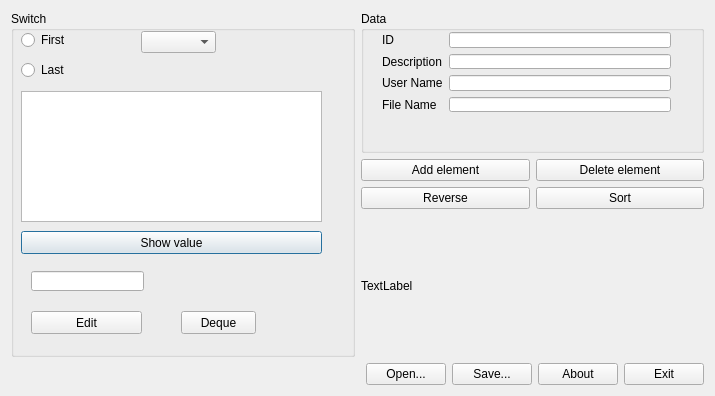
<?xml version="1.0" encoding="UTF-8"?>
<ui version="4.0">
 <class>Dialog</class>
 <widget class="QDialog" name="Dialog">
  <property name="geometry">
   <rect>
    <x>0</x>
    <y>0</y>
    <width>715</width>
    <height>396</height>
   </rect>
  </property>
  <property name="windowTitle">
   <string>Dialog</string>
  </property>
  <layout class="QVBoxLayout" name="verticalLayout_5">
   <item>
    <layout class="QHBoxLayout" name="horizontalLayout_4">
     <item>
      <widget class="QGroupBox" name="groupBox">
       <property name="title">
        <string>Switch</string>
       </property>
       <widget class="QRadioButton" name="First">
        <property name="geometry">
         <rect>
          <x>10</x>
          <y>20</y>
          <width>82</width>
          <height>18</height>
         </rect>
        </property>
        <property name="text">
         <string>First</string>
        </property>
       </widget>
       <widget class="QRadioButton" name="Last">
        <property name="geometry">
         <rect>
          <x>10</x>
          <y>50</y>
          <width>82</width>
          <height>18</height>
         </rect>
        </property>
        <property name="text">
         <string>Last</string>
        </property>
       </widget>
       <widget class="QTextBrowser" name="textBrowser">
        <property name="geometry">
         <rect>
          <x>10</x>
          <y>80</y>
          <width>301</width>
          <height>131</height>
         </rect>
        </property>
       </widget>
       <widget class="QPushButton" name="pushButton_5">
        <property name="geometry">
         <rect>
          <x>10</x>
          <y>220</y>
          <width>301</width>
          <height>23</height>
         </rect>
        </property>
        <property name="text">
         <string>Show value</string>
        </property>
       </widget>
       <widget class="QComboBox" name="comboBox">
        <property name="geometry">
         <rect>
          <x>130</x>
          <y>20</y>
          <width>75</width>
          <height>22</height>
         </rect>
        </property>
       </widget>
       <widget class="QLineEdit" name="lineEdit">
        <property name="geometry">
         <rect>
          <x>20</x>
          <y>260</y>
          <width>113</width>
          <height>20</height>
         </rect>
        </property>
       </widget>
       <widget class="QPushButton" name="pushButton_6">
        <property name="geometry">
         <rect>
          <x>20</x>
          <y>300</y>
          <width>111</width>
          <height>23</height>
         </rect>
        </property>
        <property name="text">
         <string>Edit</string>
        </property>
       </widget>
       <widget class="QPushButton" name="pushButton_7">
        <property name="geometry">
         <rect>
          <x>170</x>
          <y>300</y>
          <width>75</width>
          <height>23</height>
         </rect>
        </property>
        <property name="text">
         <string>Deque</string>
        </property>
       </widget>
      </widget>
     </item>
     <item>
      <layout class="QVBoxLayout" name="verticalLayout_4">
       <item>
        <widget class="QGroupBox" name="groupBox_2">
         <property name="title">
          <string>Data</string>
         </property>
         <widget class="QWidget" name="layoutWidget">
          <property name="geometry">
           <rect>
            <x>10</x>
            <y>10</y>
            <width>311</width>
            <height>102</height>
           </rect>
          </property>
          <layout class="QHBoxLayout" name="horizontalLayout">
           <item>
            <layout class="QVBoxLayout" name="verticalLayout">
             <item>
              <widget class="QLabel" name="label_2">
               <property name="text">
                <string>ID</string>
               </property>
              </widget>
             </item>
             <item>
              <widget class="QLabel" name="label_3">
               <property name="text">
                <string>Description</string>
               </property>
              </widget>
             </item>
             <item>
              <widget class="QLabel" name="label_4">
               <property name="text">
                <string>User Name</string>
               </property>
              </widget>
             </item>
             <item>
              <widget class="QLabel" name="label_5">
               <property name="text">
                <string>File Name</string>
               </property>
              </widget>
             </item>
            </layout>
           </item>
           <item>
            <layout class="QVBoxLayout" name="verticalLayout_2">
             <item>
              <widget class="QLineEdit" name="ID"/>
             </item>
             <item>
              <widget class="QLineEdit" name="Description">
               <property name="text">
                <string/>
               </property>
              </widget>
             </item>
             <item>
              <widget class="QLineEdit" name="User_Name"/>
             </item>
             <item>
              <widget class="QLineEdit" name="FileName"/>
             </item>
            </layout>
           </item>
          </layout>
         </widget>
        </widget>
       </item>
       <item>
        <layout class="QVBoxLayout" name="verticalLayout_3">
         <item>
          <layout class="QHBoxLayout" name="horizontalLayout_2">
           <item>
            <widget class="QPushButton" name="pushButton">
             <property name="text">
              <string>Add element</string>
             </property>
            </widget>
           </item>
           <item>
            <widget class="QPushButton" name="pushButton_2">
             <property name="text">
              <string>Delete element</string>
             </property>
            </widget>
           </item>
          </layout>
         </item>
         <item>
          <layout class="QHBoxLayout" name="horizontalLayout_3">
           <item>
            <widget class="QPushButton" name="reverse">
             <property name="text">
              <string>Reverse</string>
             </property>
            </widget>
           </item>
           <item>
            <widget class="QPushButton" name="sort">
             <property name="text">
              <string>Sort</string>
             </property>
            </widget>
           </item>
          </layout>
         </item>
        </layout>
       </item>
       <item>
        <widget class="QLabel" name="label">
         <property name="text">
          <string>TextLabel</string>
         </property>
        </widget>
       </item>
      </layout>
     </item>
    </layout>
   </item>
   <item>
    <layout class="QHBoxLayout" name="horizontalLayout_5">
     <item>
      <spacer name="horizontalSpacer">
       <property name="orientation">
        <enum>Qt::Horizontal</enum>
       </property>
       <property name="sizeHint" stdset="0">
        <size>
         <width>40</width>
         <height>20</height>
        </size>
       </property>
      </spacer>
     </item>
     <item>
      <widget class="QPushButton" name="Open">
       <property name="text">
        <string>Open...</string>
       </property>
      </widget>
     </item>
     <item>
      <widget class="QPushButton" name="Save">
       <property name="text">
        <string>Save...</string>
       </property>
      </widget>
     </item>
     <item>
      <widget class="QPushButton" name="pushButton_3">
       <property name="text">
        <string>About</string>
       </property>
      </widget>
     </item>
     <item>
      <widget class="QPushButton" name="pushButton_4">
       <property name="text">
        <string>Exit</string>
       </property>
      </widget>
     </item>
    </layout>
   </item>
  </layout>
 </widget>
 <layoutdefault spacing="6" margin="11"/>
 <resources/>
 <connections>
  <connection>
   <sender>pushButton_4</sender>
   <signal>clicked()</signal>
   <receiver>Dialog</receiver>
   <slot>close()</slot>
   <hints>
    <hint type="sourcelabel">
     <x>947</x>
     <y>564</y>
    </hint>
    <hint type="destinationlabel">
     <x>533</x>
     <y>344</y>
    </hint>
   </hints>
  </connection>
 </connections>
</ui>
